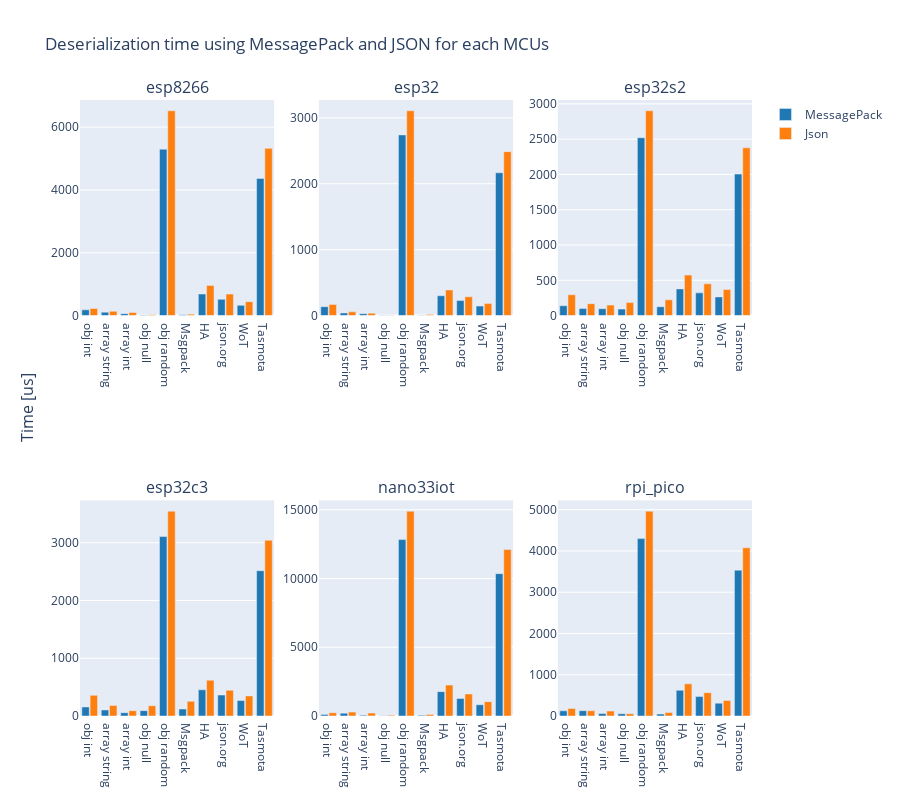

Notebook source saved alongside this figure:
### Code cell
# charts groups primarly by MCU, compare MessagePack vs JSON deserialization time
# It is the same of the previous chart 
rows = 2
cols = 3

fig = make_subplots(
    rows=rows,
    cols=cols,
    subplot_titles=mcus,
    vertical_spacing=0.3,
    y_title='Time [us]',
)
i=0
for mcu in mcus:
    currentData = df[df.mcu==mcu]
    fig.add_trace(
        go.Bar(
            x=currentData.name,
            y=currentData.deserTimeMsgPack,
            name='MessagePack',
            marker_color=DEFAULT_PLOTLY_COLORS[0],
            legendgroup="myGroup",
            showlegend=True if i==0 else False
        ),
        row = i//cols+1,
        col = i%cols+1
    )
    
    fig.add_trace(
        go.Bar(
            x=currentData.name,
            y=currentData.deserTimeJson,
            name='Json',
            marker_color=DEFAULT_PLOTLY_COLORS[1],
            legendgroup="myGroup",
            showlegend=True if i==0 else False
        ),
        row = i//cols+1,
        col = i%cols+1
    )
    i = i+1

fig.update_layout(
    barmode='group',
    bargap=0.15, # gap between bars of adjacent location coordinates.
    bargroupgap=0.1, # gap between bars of the same location coordinate.
    height=800,
    title="Deserialization time using MessagePack and JSON for each MCUs"
)
fig.update_yaxes(
    tickformat="d"
)
fig.show()

# OBSERVATIONS
# Each subchart is very similar (apart the different y scale)

### Figure 1 — Plotly figure (JSON) as saved in the notebook; plotly's stock layout.template omitted (floating-point values rounded to 4 significant figures)
{"data": [{"legendgroup": "myGroup", "marker": {"color": "rgb(31, 119, 180)"}, "name": "MessagePack", "showlegend": true, "type": "bar", "x": ["obj int", "array string", "array int", "obj null", "obj random", "Msgpack", "HA", "json.org", "WoT", "Tasmota"], "xaxis": "x", "y": [184, 109, 62, 19, 5297, 30, 687, 517, 326, 4365], "yaxis": "y"}, {"legendgroup": "myGroup", "marker": {"color": "rgb(255, 127, 14)"}, "name": "Json", "showlegend": true, "type": "bar", "x": ["obj int", "array string", "array int", "obj null", "obj random", "Msgpack", "HA", "json.org", "WoT", "Tasmota"], "xaxis": "x", "y": [226, 137, 100, 27, 6520, 46, 962, 684, 443, 5325], "yaxis": "y"}, {"legendgroup": "myGroup", "marker": {"color": "rgb(31, 119, 180)"}, "name": "MessagePack", "showlegend": false, "type": "bar", "x": ["obj int", "array string", "array int", "obj null", "obj random", "Msgpack", "HA", "json.org", "WoT", "Tasmota"], "xaxis": "x2", "y": [135, 40, 29, 7, 2741, 7, 301, 228, 144, 2167], "yaxis": "y2"}, {"legendgroup": "myGroup", "marker": {"color": "rgb(255, 127, 14)"}, "name": "Json", "showlegend": false, "type": "bar", "x": ["obj int", "array string", "array int", "obj null", "obj random", "Msgpack", "HA", "json.org", "WoT", "Tasmota"], "xaxis": "x2", "y": [170, 57, 36, 7, 3107, 16, 389, 286, 182, 2487], "yaxis": "y2"}, {"legendgroup": "myGroup", "marker": {"color": "rgb(31, 119, 180)"}, "name": "MessagePack", "showlegend": false, "type": "bar", "x": ["obj int", "array string", "array int", "obj null", "obj random", "Msgpack", "HA", "json.org", "WoT", "Tasmota"], "xaxis": "x3", "y": [140, 100, 98, 92, 2520, 126, 378, 322, 265, 2005], "yaxis": "y3"}, {"legendgroup": "myGroup", "marker": {"color": "rgb(255, 127, 14)"}, "name": "Json", "showlegend": false, "type": "bar", "x": ["obj int", "array string", "array int", "obj null", "obj random", "Msgpack", "HA", "json.org", "WoT", "Tasmota"], "xaxis": "x3", "y": [295, 169, 149, 184, 2902, 224, 574, 450, 370, 2377], "yaxis": "y3"}, {"legendgroup": "myGroup", "marker": {"color": "rgb(31, 119, 180)"}, "name": "MessagePack", "showlegend": false, "type": "bar", "x": ["obj int", "array string", "array int", "obj null", "obj random", "Msgpack", "HA", "json.org", "WoT", "Tasmota"], "xaxis": "x4", "y": [157, 104, 58, 93, 3107, 121, 454, 363, 267, 2516], "yaxis": "y4"}, {"legendgroup": "myGroup", "marker": {"color": "rgb(255, 127, 14)"}, "name": "Json", "showlegend": false, "type": "bar", "x": ["obj int", "array string", "array int", "obj null", "obj random", "Msgpack", "HA", "json.org", "WoT", "Tasmota"], "xaxis": "x4", "y": [358, 181, 92, 178, 3547, 254, 620, 444, 348, 3044], "yaxis": "y4"}, {"legendgroup": "myGroup", "marker": {"color": "rgb(31, 119, 180)"}, "name": "MessagePack", "showlegend": false, "type": "bar", "x": ["obj int", "array string", "array int", "obj null", "obj random", "Msgpack", "HA", "json.org", "WoT", "Tasmota"], "xaxis": "x5", "y": [102, 206, 60, 25, 12834, 55, 1772, 1275, 820, 10357], "yaxis": "y5"}, {"legendgroup": "myGroup", "marker": {"color": "rgb(255, 127, 14)"}, "name": "Json", "showlegend": false, "type": "bar", "x": ["obj int", "array string", "array int", "obj null", "obj random", "Msgpack", "HA", "json.org", "WoT", "Tasmota"], "xaxis": "x5", "y": [240, 288, 218, 53, 14901, 111, 2250, 1605, 1043, 12109], "yaxis": "y5"}, {"legendgroup": "myGroup", "marker": {"color": "rgb(31, 119, 180)"}, "name": "MessagePack", "showlegend": false, "type": "bar", "x": ["obj int", "array string", "array int", "obj null", "obj random", "Msgpack", "HA", "json.org", "WoT", "Tasmota"], "xaxis": "x6", "y": [125, 129, 60, 54, 4299, 46, 623, 472, 311, 3535], "yaxis": "y6"}, {"legendgroup": "myGroup", "marker": {"color": "rgb(255, 127, 14)"}, "name": "Json", "showlegend": false, "type": "bar", "x": ["obj int", "array string", "array int", "obj null", "obj random", "Msgpack", "HA", "json.org", "WoT", "Tasmota"], "xaxis": "x6", "y": [184, 127, 119, 57, 4964, 82, 779, 566, 377, 4077], "yaxis": "y6"}], "layout": {"annotations": [{"font": {"size": 16}, "showarrow": false, "text": "esp8266", "x": 0.1444, "xanchor": "center", "xref": "paper", "y": 1.0, "yanchor": "bottom", "yref": "paper"}, {"font": {"size": 16}, "showarrow": false, "text": "esp32", "x": 0.5, "xanchor": "center", "xref": "paper", "y": 1.0, "yanchor": "bottom", "yref": "paper"}, {"font": {"size": 16}, "showarrow": false, "text": "esp32s2", "x": 0.8556, "xanchor": "center", "xref": "paper", "y": 1.0, "yanchor": "bottom", "yref": "paper"}, {"font": {"size": 16}, "showarrow": false, "text": "esp32c3", "x": 0.1444, "xanchor": "center", "xref": "paper", "y": 0.35, "yanchor": "bottom", "yref": "paper"}, {"font": {"size": 16}, "showarrow": false, "text": "nano33iot", "x": 0.5, "xanchor": "center", "xref": "paper", "y": 0.35, "yanchor": "bottom", "yref": "paper"}, {"font": {"size": 16}, "showarrow": false, "text": "rpi_pico", "x": 0.8556, "xanchor": "center", "xref": "paper", "y": 0.35, "yanchor": "bottom", "yref": "paper"}, {"font": {"size": 16}, "showarrow": false, "text": "Time [us]", "textangle": -90, "x": 0, "xanchor": "right", "xref": "paper", "xshift": -40, "y": 0.5, "yanchor": "middle", "yref": "paper"}], "bargap": 0.15, "bargroupgap": 0.1, "barmode": "group", "height": 800, "title": {"text": "Deserialization time using MessagePack and JSON for each MCUs"}, "xaxis": {"anchor": "y", "domain": [0, 0.2889]}, "xaxis2": {"anchor": "y2", "domain": [0.3556, 0.6444]}, "xaxis3": {"anchor": "y3", "domain": [0.7111, 1]}, "xaxis4": {"anchor": "y4", "domain": [0, 0.2889]}, "xaxis5": {"anchor": "y5", "domain": [0.3556, 0.6444]}, "xaxis6": {"anchor": "y6", "domain": [0.7111, 1]}, "yaxis": {"anchor": "x", "domain": [0.65, 1.0], "tickformat": "d"}, "yaxis2": {"anchor": "x2", "domain": [0.65, 1.0], "tickformat": "d"}, "yaxis3": {"anchor": "x3", "domain": [0.65, 1.0], "tickformat": "d"}, "yaxis4": {"anchor": "x4", "domain": [0, 0.35], "tickformat": "d"}, "yaxis5": {"anchor": "x5", "domain": [0, 0.35], "tickformat": "d"}, "yaxis6": {"anchor": "x6", "domain": [0, 0.35], "tickformat": "d"}}}
